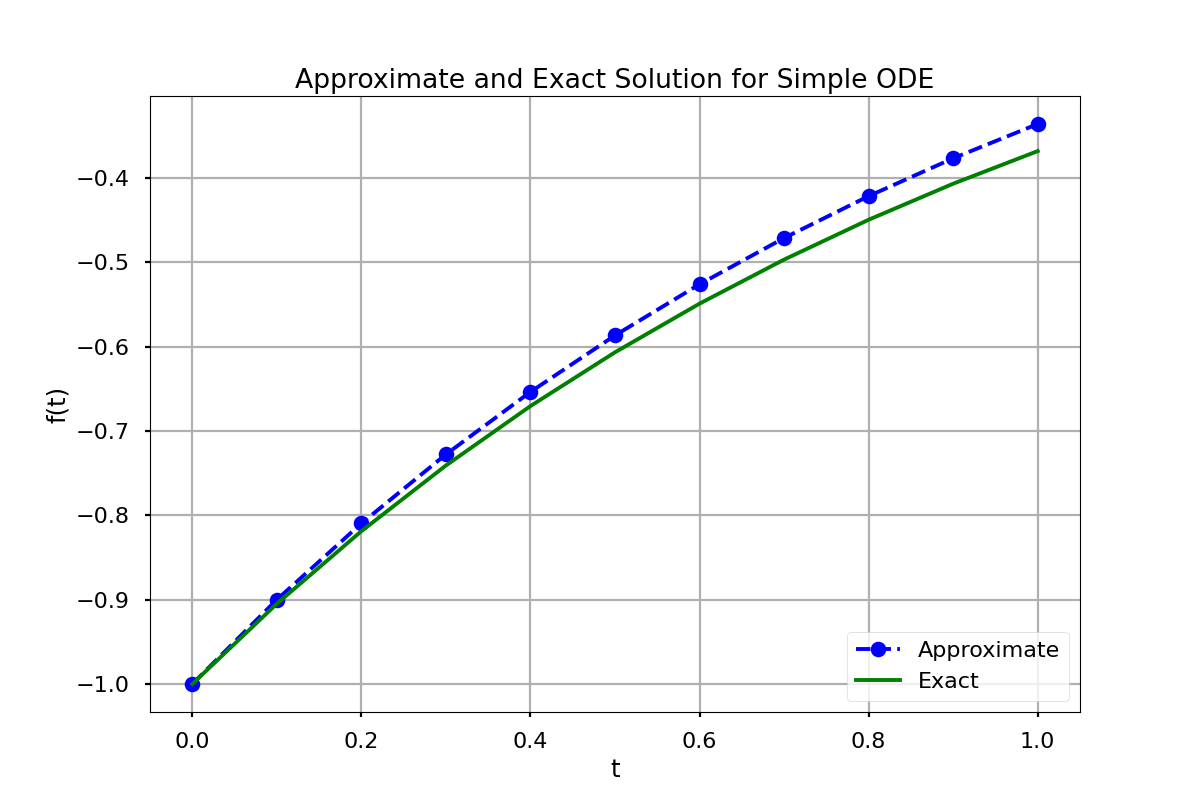

This chart was generated by the following Python code:
import numpy as np
import matplotlib.pyplot as plt

plt.style.use('seaborn-poster')

# Define parameters
f = lambda t, s: np.exp(-t) # ODE
h = 0.1 # Step size
t = np.arange(0, 1 + h, h) # Numerical grid
s0 = -1 # Initial Condition

# Explicit Euler Method
s = np.zeros(len(t))
s[0] = s0

for i in range(0, len(t) - 1):
    s[i + 1] = s[i] + h*f(t[i], s[i])

plt.figure(figsize = (12, 8))
plt.plot(t, s, 'bo--', label='Approximate')
plt.plot(t, -np.exp(-t), 'g', label='Exact')
plt.title('Approximate and Exact Solution \
for Simple ODE')
plt.xlabel('t')
plt.ylabel('f(t)')
plt.grid()
plt.legend(loc='lower right')
plt.show()
